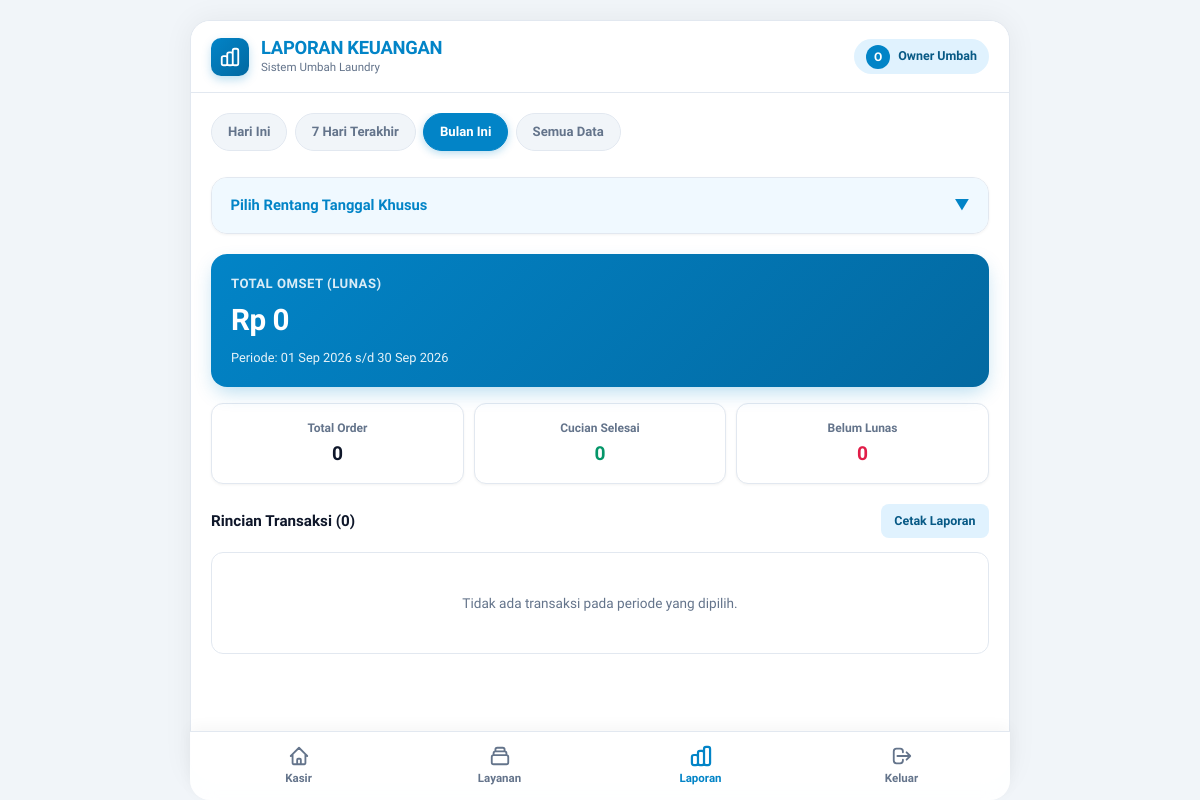
The app's page /laporan.php (signed in), older data.
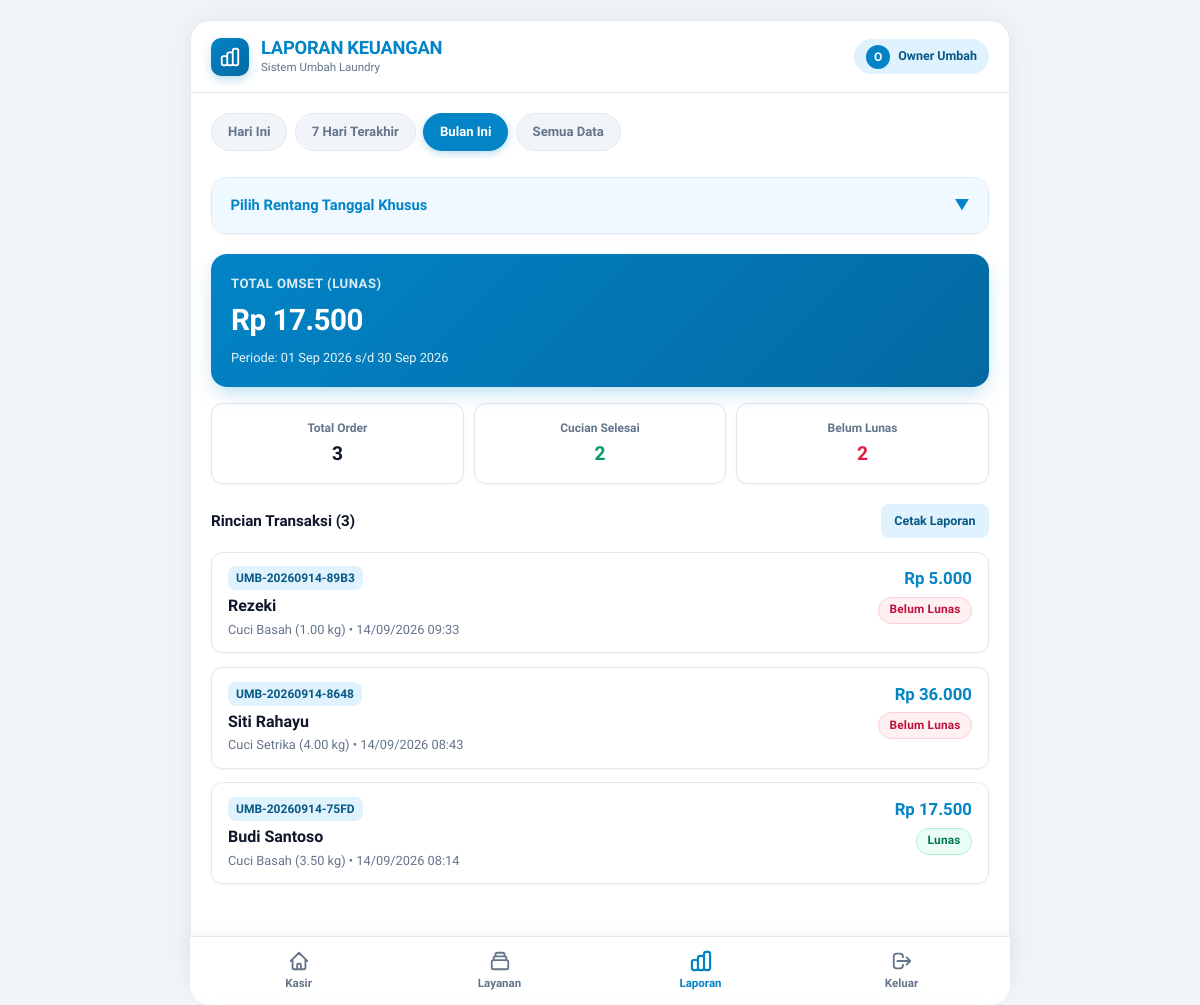
The same page, newer data.
### tables this page shows
CREATE TABLE `transaksi` (
  `id` int(11) NOT NULL AUTO_INCREMENT,
  `kode_transaksi` varchar(30) NOT NULL,
  `id_pelanggan` int(11) NOT NULL,
  `id_layanan` int(11) NOT NULL,
  `id_karyawan` int(11) DEFAULT NULL,
  `berat_jumlah` decimal(5,2) NOT NULL,
  `total_harga` decimal(10,2) NOT NULL,
  `metode_pembayaran` enum('Tunai','QRIS','Transfer') DEFAULT 'Tunai',
  `status_pembayaran` enum('Belum Lunas','Lunas') DEFAULT 'Lunas',
  `status_cucian` enum('Antrian','Dalam Proses','Selesai','Sudah Diambil','Batal') DEFAULT 'Antrian',
  `catatan` text DEFAULT NULL,
  `tanggal_masuk` datetime DEFAULT current_timestamp(),
  `tanggal_selesai` datetime DEFAULT NULL,
  PRIMARY KEY (`id`),
  UNIQUE KEY `kode_transaksi` (`kode_transaksi`),
  KEY `fk_tx_pelanggan` (`id_pelanggan`),
  KEY `fk_tx_layanan` (`id_layanan`),
  KEY `fk_tx_karyawan` (`id_karyawan`),
  CONSTRAINT `fk_tx_karyawan` FOREIGN KEY (`id_karyawan`) REFERENCES `users` (`id`) ON DELETE SET NULL,
  CONSTRAINT `fk_tx_layanan` FOREIGN KEY (`id_layanan`) REFERENCES `layanan` (`id`),
  CONSTRAINT `fk_tx_pelanggan` FOREIGN KEY (`id_pelanggan`) REFERENCES `pelanggan` (`id`) ON DELETE CASCADE
);

CREATE TABLE `pelanggan` (
  `id` int(11) NOT NULL AUTO_INCREMENT,
  `nama` varchar(100) NOT NULL,
  `no_hp` varchar(20) NOT NULL,
  `alamat` text DEFAULT NULL,
  `jumlah_bonus` int(11) DEFAULT 0,
  `created_at` timestamp NOT NULL DEFAULT current_timestamp(),
  PRIMARY KEY (`id`),
  UNIQUE KEY `no_hp` (`no_hp`)
);

CREATE TABLE `layanan` (
  `id` int(11) NOT NULL AUTO_INCREMENT,
  `nama_layanan` varchar(100) NOT NULL,
  `kategori` varchar(50) NOT NULL,
  `satuan` varchar(20) NOT NULL DEFAULT 'kg',
  `harga_per_satuan` decimal(10,2) NOT NULL,
  `created_at` timestamp NOT NULL DEFAULT current_timestamp(),
  PRIMARY KEY (`id`)
);

### classes/Transaksi.php (called while the page is built, shortened)
<?php
class Transaksi {
    private PDO $db;
    private string $table = "transaksi";
    public function __construct(PDO $db) {
        $this->db = $db;
    }
    public function getStatistikLaporan(string $tglMulai = '', string $tglSelesai = ''): array {
        $where = "WHERE 1=1";
        $params = [];
        if (!empty($tglMulai)) {
            $where .= " AND DATE(tanggal_masuk) >= :tglMulai";
            $params[':tglMulai'] = $tglMulai;
        }
        if (!empty($tglSelesai)) {
            $where .= " AND DATE(tanggal_masuk) <= :tglSelesai";
            $params[':tglSelesai'] = $tglSelesai;
        }
        $sqlOmset = "SELECT SUM(total_harga) as omset FROM {$this->table} {$where} AND status_pembayaran = 'Lunas'";
        $stmt = $this->db->prepare($sqlOmset);
        $stmt->execute($params);
        $omset = (float)($stmt->fetch()['omset'] ?? 0);
        $sqlTotalTrx = "SELECT COUNT(*) as total FROM {$this->table} {$where}";
        $stmt = $this->db->prepare($sqlTotalTrx);
        $stmt->execute($params);
        $totalTrx = (int)($stmt->fetch()['total'] ?? 0);
        $sqlSelesai = "SELECT COUNT(*) as total FROM {$this->table} {$where} AND status_cucian IN ('Selesai', 'Sudah Diambil')";
        $stmt = $this->db->prepare($sqlSelesai);
        $stmt->execute($params);
        $totalSelesai = (int)($stmt->fetch()['total'] ?? 0);
        $sqlBelumLunas = "SELECT COUNT(*) as total, SUM(total_harga) as nominal FROM {$this->table} {$where} AND status_pembayaran = 'Belum Lunas'";
        $stmt = $this->db->prepare($sqlBelumLunas);
        $stmt->execute($params);
        $rowBelumLunas = $stmt->fetch();
        return [
            'omset'               => $omset,
            'total_transaksi'     => $totalTrx,
            'total_selesai'       => $totalSelesai,
            'total_belum_lunas'   => (int)($rowBelumLunas['total'] ?? 0),
            'nominal_belum_lunas' => (float)($rowBelumLunas['nominal'] ?? 0)
        ];
    }
}

### laporan.php (the view, shortened to what the changed rows need)
<?php
require_once __DIR__ . '/classes/Transaksi.php';
$db = (new Database())->getConnection();
$transaksiModel = new Transaksi($db);
$preset = $_GET['preset'] ?? 'bulan_ini';
$tglMulai = $_GET['tgl_mulai'] ?? '';
$tglSelesai = $_GET['tgl_selesai'] ?? '';
$today = date('Y-m-d');
if ($preset === 'hari_ini') {
    $tglMulai = $today;
    $tglSelesai = $today;
} elseif ($preset === '7_hari') {
    $tglMulai = date('Y-m-d', strtotime('-6 days'));
    $tglSelesai = $today;
} elseif ($preset === 'bulan_ini') {
    $tglMulai = date('Y-m-01');
    $tglSelesai = date('Y-m-t');
} elseif ($preset === 'semua') {
    $tglMulai = '';
    $tglSelesai = '';
}
$statistik = $transaksiModel->getStatistikLaporan($tglMulai, $tglSelesai);
$sql = "SELECT t.*, p.nama AS nama_pelanggan, p.no_hp, l.nama_layanan, l.satuan
        FROM transaksi t
        JOIN pelanggan p ON t.id_pelanggan = p.id
        JOIN layanan l ON t.id_layanan = l.id
        WHERE 1=1";
$params = [];
if (!empty($tglMulai)) {
    $sql .= " AND DATE(t.tanggal_masuk) >= :tglMulai";
    $params[':tglMulai'] = $tglMulai;
}
if (!empty($tglSelesai)) {
    $sql .= " AND DATE(t.tanggal_masuk) <= :tglSelesai";
    $params[':tglSelesai'] = $tglSelesai;
}
$sql .= " ORDER BY t.id DESC";
$stmt = $db->prepare($sql);
$stmt->execute($params);
$daftarTransaksi = $stmt->fetchAll();
?>
<!DOCTYPE html>
<html lang="id">
<head>
    <link rel="stylesheet" href="assets/css/chingu-style.css">
</head>
<body>
<div class="app-container">
    <div class="content">
        <div class="stat-card" style="margin-bottom: 1rem;">
            <h4>Total Omset (Lunas)</h4>
            <div class="amount">Rp <?= number_format($statistik['omset'], 0, ',', '.') ?></div>
            <div style="font-size: 0.8rem; opacity: 0.9; margin-top: 0.35rem;">
                Periode: <?= $tglMulai ? date('d M Y', strtotime($tglMulai)) : 'Awal' ?> s/d <?= $tglSelesai ? date('d M Y', strtotime($tglSelesai)) : 'Sekarang' ?>
            </div>
        </div>
        <div style="display: grid; grid-template-columns: repeat(3, 1fr); gap: 0.6rem; margin-bottom: 1.25rem;">
            <div class="stat-card-sm" style="text-align: center;">
                <div class="stat-label">Total Order</div>
                <div class="stat-val"><?= $statistik['total_transaksi'] ?></div>
            </div>
            <div class="stat-card-sm" style="text-align: center;">
                <div class="stat-label">Cucian Selesai</div>
                <div class="stat-val" style="color: #059669;"><?= $statistik['total_selesai'] ?></div>
            </div>
            <div class="stat-card-sm" style="text-align: center;">
                <div class="stat-label">Belum Lunas</div>
                <div class="stat-val" style="color: #e11d48;"><?= $statistik['total_belum_lunas'] ?></div>
            </div>
        </div>
        <div style="display: flex; justify-content: space-between; align-items: center; margin-bottom: 0.85rem;">
            <h4 style="font-size: 0.95rem; font-weight: 700;">Rincian Transaksi (<?= count($daftarTransaksi) ?>)</h4>
            <button type="button" class="btn-sm btn-sm-nota" onclick="window.print()" style="padding: 0.45rem 0.85rem;">
                Cetak Laporan
            </button>
        </div>
        <div class="order-list">
            <?php if (empty($daftarTransaksi)): ?>
                <div style="text-align: center; color: var(--text-muted); font-size: 0.85rem; padding: 2.5rem 1rem; background: var(--surface); border: 1px solid var(--border); border-radius: 12px;">
                    Tidak ada transaksi pada periode yang dipilih.
                </div>
            <?php else: ?>
                <?php foreach ($daftarTransaksi as $trx): ?>
                    <div class="order-card" style="padding: 0.85rem 1rem;">
                        <div class="order-card-header">
                            <div>
                                <span class="order-code"><?= htmlspecialchars($trx['kode_transaksi']) ?></span>
                                <h5 style="margin-top: 0.25rem;"><?= htmlspecialchars($trx['nama_pelanggan']) ?></h5>
                                <div class="order-card-meta">
                                    <?= htmlspecialchars($trx['nama_layanan']) ?> (<?= $trx['berat_jumlah'] ?> <?= htmlspecialchars($trx['satuan']) ?>)
                                    • <?= date('d/m/Y H:i', strtotime($trx['tanggal_masuk'])) ?>
                                </div>
                            </div>
                            <div style="text-align: right;">
                                <div class="order-price">Rp <?= number_format($trx['total_harga'], 0, ',', '.') ?></div>
                                <div style="margin-top: 0.35rem;">
                                    <?php if ($trx['status_pembayaran'] === 'Lunas'): ?>
                                        <span class="badge badge-lunas">Lunas</span>
                                    <?php else: ?>
                                        <span class="badge badge-belum-lunas">Belum Lunas</span>
                                    <?php endif; ?>
                                </div>
                            </div>
                        </div>
                    </div>
                <?php endforeach; ?>
            <?php endif; ?>
        </div>
    </div>
</div>
</body>
</html>

Row changes from the older to the newer data that the page shows:
added transaksi: kode_transaksi "UMB-20260914-89B3", id_pelanggan.nama "Rezeki", id_layanan.nama_layanan "Cuci Basah", berat_jumlah "1.00", id_layanan.satuan "kg", tanggal_masuk "14/09/2026 09:33", total_harga "5.000", status_pembayaran "Belum Lunas"
added transaksi: kode_transaksi "UMB-20260914-8648", id_pelanggan.nama "Siti Rahayu", id_layanan.nama_layanan "Cuci Setrika", berat_jumlah "4.00", id_layanan.satuan "kg", tanggal_masuk "14/09/2026 08:43", total_harga "36.000", status_pembayaran "Belum Lunas"
added transaksi: kode_transaksi "UMB-20260914-75FD", id_pelanggan.nama "Budi Santoso", id_layanan.nama_layanan "Cuci Basah", berat_jumlah "3.50", id_layanan.satuan "kg", tanggal_masuk "14/09/2026 08:14", total_harga "17.500", status_pembayaran "Lunas"
Text that changed along with them:
$statistik['omset']: "0" → "17.500"
$statistik['total_transaksi']: "0" → "3"
$statistik['total_selesai']: "0" → "2"
$statistik['total_belum_lunas']: "0" → "2"
count($daftarTransaksi): "0" → "3"
text no longer shown: "Tidak ada transaksi pada periode yang dipilih."
